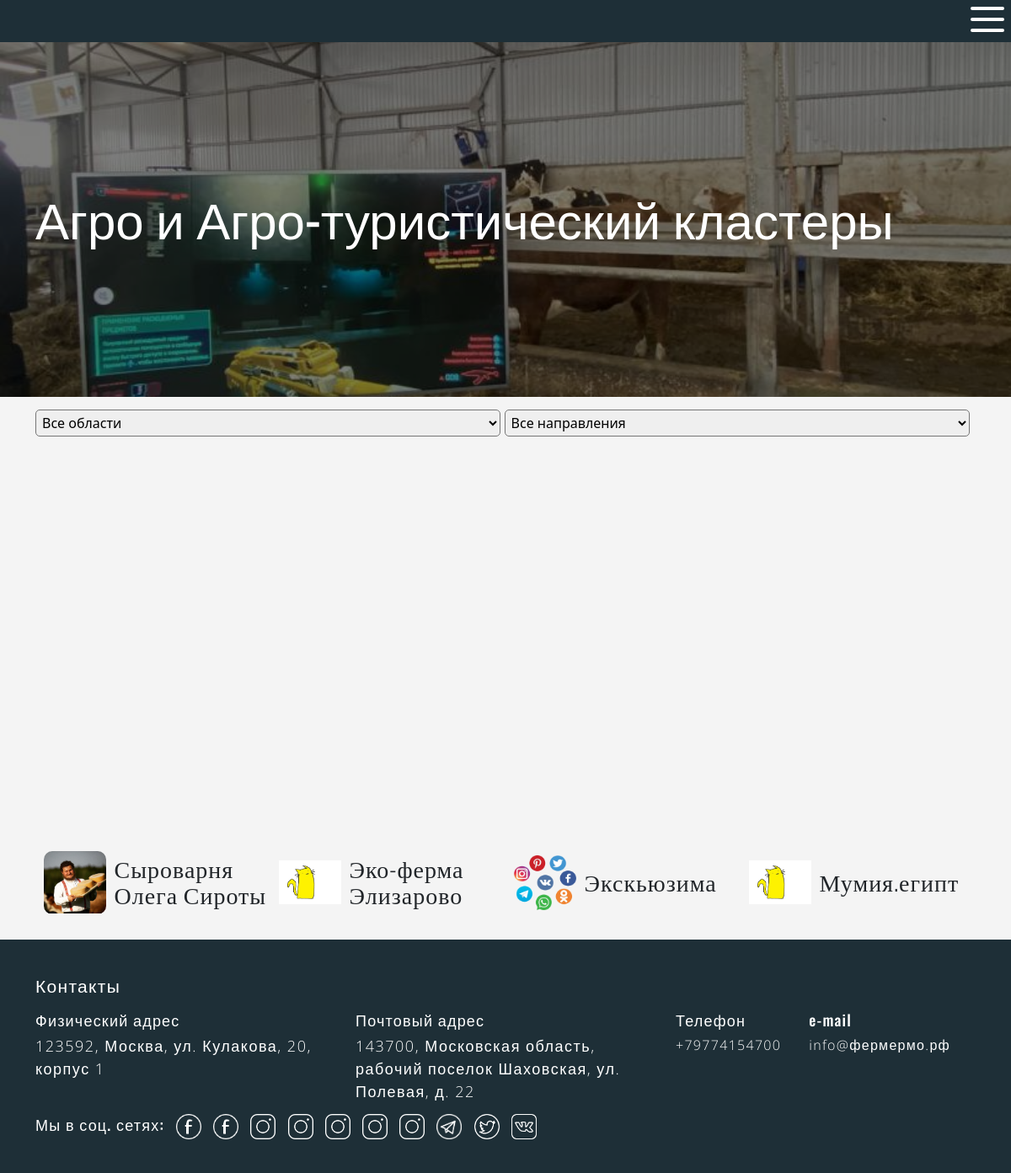
The app's page /agro_and_agro-tourism_sector (signed in) with its own data.
### data/smartpage.py (models this page shows, shortened)
class Smartpage(SqlAlchemyBase, SerializerMixin):
    __tablename__ = 'smartpage'
    id = sqlalchemy.Column(sqlalchemy.Integer, primary_key=True, autoincrement=True)
    heading = sqlalchemy.Column(sqlalchemy.String, nullable=True)
    image = sqlalchemy.Column(sqlalchemy.String, nullable=True)
    link = sqlalchemy.Column(sqlalchemy.String, nullable=True)
    created_date = sqlalchemy.Column(sqlalchemy.DateTime, default=datetime.now())
    content = orm.relation('Content')
    author_id = sqlalchemy.Column(sqlalchemy.Integer, sqlalchemy.ForeignKey("user.id"))
    author = orm.relation('User')

### data/content.py (models this page shows, shortened)
class Content(SqlAlchemyBase, SerializerMixin):
    __tablename__ = 'content'
    id = sqlalchemy.Column(sqlalchemy.Integer, primary_key=True, autoincrement=True)
    position = sqlalchemy.Column(sqlalchemy.Integer, nullable=True)
    type = sqlalchemy.Column(sqlalchemy.String, nullable=True)
    image = sqlalchemy.Column(sqlalchemy.String, nullable=True)
    animation_type = sqlalchemy.Column(sqlalchemy.Integer, nullable=True)
    heading = sqlalchemy.Column(sqlalchemy.String, nullable=True)
    text = sqlalchemy.Column(sqlalchemy.String, nullable=True)
    tags = sqlalchemy.Column(sqlalchemy.String, nullable=True)
    display_type = sqlalchemy.Column(sqlalchemy.String, nullable=True)
    display_type_member = sqlalchemy.Column(sqlalchemy.String, nullable=True)
    created_date = sqlalchemy.Column(sqlalchemy.DateTime, default=datetime.now())
    author_id = sqlalchemy.Column(sqlalchemy.Integer, sqlalchemy.ForeignKey("user.id"))
    author = orm.relation('User')
    smartpage_id = sqlalchemy.Column(sqlalchemy.Integer, sqlalchemy.ForeignKey("smartpage.id"))
    smartpage = orm.relation('Smartpage')

### run.py (the view)
@application.route("/agro_and_agro-tourism_sector")
def agro_and_agro_tourism_sector():
    page = get_smartpage_usual(2)
    content, flag_map = get_content_usual(page['id']), False
    flag_map = any([True if cont['type'] == "Map" else flag_map for cont in content])
    return get_render_template('agro_and_agro_tourism_sector.html', title=page["heading"], page=page, content=content,
                               flag_map=flag_map)

### data/Inner/ContentInnerAPI.py (called while the page is built)
def get_content_usual(smartpage_id):
    session = db_session.create_session()
    contents = session.query(Content).filter(Content.smartpage_id == smartpage_id).order_by(Content.position).all()
    session.close()
    return [item.to_dict(
        only=('id', 'position', 'heading', 'type', 'image', 'animation_type', 'text', 'tags', 'author_id', 'smartpage_id', "display_type", "display_type_member"))
        for item in contents]

### data/Inner/SmartpageInnerAPI.py (called while the page is built)
def find_by_id(id, session):
    smartpage = session.query(Smartpage).get(id)
    if not smartpage:
        return raise_error(f"Страница не найдена", session), 1
    return smartpage, session

def get_smartpage_usual(smartpage_id):
    session = db_session.create_session()
    smartpage, session = find_by_id(smartpage_id, session)
    if type(smartpage) == dict:
        return smartpage
    session.close()
    return smartpage.to_dict(only=('id', 'link', 'heading', 'image', 'created_date', 'author_id'))

### data/db_session.py (called while the page is built)
def create_session() -> Session:
    global __factory
    return __factory()

### run.py (called while the page is built)
def get_render_template(template, **kwargs):
    return render_template(template, special_params=get_special_params(), **kwargs)

@login_manager.user_loader
def load_user(user_id):
    session = db_session.create_session()
    a = session.query(User).get(user_id)
    session.close()
    return a

def get_special_params():
    global load_new_footer_params, load_new_params, load_seo_params
    if load_new_footer_params:
        load_new_footer_params = False
        set_footer_params()
    if load_new_params:
        load_new_params = False
        set_other_params()
    if load_seo_params:
        load_seo_params = False
        set_seo_params()
    local_special_params = special_params.copy()
    local_special_params["is_admin"] = not current_user.is_anonymous
    return local_special_params

### templates/agro_and_agro_tourism_sector.html (shortened to what this page needs)
{% extends "generated-page.html" %}

### templates/generated-page.html (shortened to what this page needs)
{% extends "admin-panel.html" %}
{% block head %}
<link href="/static/css/slick.css" rel="stylesheet">
<link href="/static/css/generated-page.css" rel="stylesheet">
<link href="/static/css/subpages.css" rel="stylesheet">
{% endblock %}
{% block pageblock %}
{% block fortext %}
<div class="header-carousel">
    {% for src in page['image'].split('//') %}
    <div class="carousel-head">
        <div class="carousel-head-div">
            <img class="carousel-head-img need-change" src="/static/img/{{src}}" alt="">
            <div class="carousel-head-title-div">
                <div class="container">
                    <h1>{{title}}</h1>
                </div>
            </div>
        </div>
    </div>
    {% endfor %}
</div>
{% endblock %}
<div class="container">
    {% for block in content %}
    {% if block['type'] == "News" %}
    <div class="row" id="news">
        {% for news in special_params["news"] %}
        <div class="col-sm-12 col-md-6 col-lg-4">
            <a href="/news-page/{{news['link']}}">
                <div class="news">
                    <div class="news-img"
                         style="background-image: url('/static/img/{{news['image'].split('//')[0]}}');"></div>
                    <div class="news-title">{{news['heading']}}</div>
                    <div class="news-text">{{news['mini_text']}}</div>
                    <div class="news-navigation">
                        <span class="date">{{news['created_date']}}</span>
                    </div>
                </div>
            </a>
        </div>
        {% endfor %}
        <div class="more-news">
            <a class="load-news" onclick="add_news()">
                <button>Больше новостей</button>
            </a>
        </div>
    </div>
    {% if special_params["news"].length == 9%}
    <div class="more-news">
        <a onclick="add_news()">
            <button>Больше новостей</button>
        </a>
    </div>
    {% endif %}
    {% elif block['type'] == "Member" and block['display_type_member'] == '0' %}
    <div class="partners-carousel">
        {% for member in special_params["member"] %}
        <a class="dont-blue" href="/member-page/{{member['id']}}">
            <div class="partner-item">
                <div>
                    <div class="partner-item-image-block">
                        <img class="partner-item-image" src="/static/img/{{member['logo']}}" alt={{member['name']}}>
                    </div>
                    <p class="partner-item-text">{{member['name']}}</p>
                </div>
            </div>
        </a>
        {% endfor %}
    </div>
    {% elif block['type'] == "Map" %}
    <div class="map-block">
        <div class="map-block-settings">
            <select name="provinces[]" id="provinces">
                <option selected value="all">Все области</option>
            </select>
            <select name="occupations[]" id="occupations">
                <option selected value="all">Все направления</option>
            </select>
        </div>
        <div class="map">
            <div id="map"></div>
        </div>
    </div>
    {% endif %}
    {% endfor %}
</div>
{% endblock %}

### static/css/style.css (style rules this page uses)
*, *::before, *::after { margin: 0; padding: 0; }
body { padding-top: 50px; min-height: 100vh; background: #f4f4f4; display: flex; flex-direction: column; }
p { font-family: 'Open Sans', sans-serif; font-weight: 300; }
a { font-family: 'Open Sans', sans-serif; font-weight: 300; color: inherit; text-decoration: none; letter-spacing: 1.3px; }
.partner-item { height: 80px; width: 288px; padding: 0 10px; }
.partner-item div { width: 100%; display: flex; align-items: center; }
.partner-item-image { height: 75px; display: inline-block; width: 75px; border-radius: 10px; }
.partner-item-text { width: calc(100% - 80px); font-size: 24px; vertical-align: middle; line-height: 1.1; margin-bottom: 2px; font-family: 'Oswald'; font-width: 500; letter-spacing: 1px; }
.carousel-head-title-div { position: absolute; width: 100%; height: 100%; display: flex; align-items: center; justify-content: center; color: white; z-index: 3; }
.carousel-head-title-div h1 { font-size: 60px; font-family: 'Oswald', sans-serif; }
@media (min-width: 768px) { .partner-item-text, .news-title { font-size: 28px; } }
div.partner-item-image-block { margin-right: 10px; width: 75px; height: 75px; }
div.partner-item-image-block img { object-fit: contain; width: 100%; height: 100%; }

### static/css/generated-page.css (style rules this page uses)
p { font-size: 18px; letter-spacing: 0.8px; }
.partners-carousel { margin: 15px 0; }
.carousel-head { padding-bottom: 34.6%; overflow: hidden; }
.carousel-head-div { position: absolute; width: 100%; height: 100%; display: flex; align-items: center; }
.carousel-head-img { width: 100%; display: block; object-position: center; }
.carousel-head-div::after { content: ''; position: absolute; top: 0; left: 0; right: 0; bottom: 0; background: rgba(0,0,0,.5); z-index: 2; }
.map { margin: 15px 0; position: relative; width: 100%; padding-bottom: 40%; border-radius: 15px; overflow: hidden; }
#map { position: absolute; width: 100%; height: 100%; }
.header-carousel { -webkit-transition: opacity 2000s ease-in-out; -moz-transition: opacity 2000s ease-in-out; -ms-transition: opacity 2000s ease-in-out; -o-transition: opacity 2000s ease-in-out; opacity: 1; }
.map-block { margin: 15px 0; }
.map-block-settings { padding-bottom: 15px; }
.map-block-settings select { padding: 3px; border-radius: 5px; width: 49.5%; }

### records on screen
Smartpage: heading "Агро и Агро-туристический кластеры"
Content: type "Member" (drawn), name "Сыроварня Олега Сироты" "Эко-ферма Элизарово" "Экскьюзима" "Мумия.египт"

### other values on screen
{{ special_params["address"][0]["place"] }} "123592, Москва, ул. Кулакова, 20, корпус 1"
{{ special_params["address"][1]["place"] }} "143700, Московская область, рабочий поселок Шаховская, ул. Полевая, д. 22"
{{ phone['number'] }} "+79774154700"
{{ email['email_address'] }} "info@фермермо.рф"
